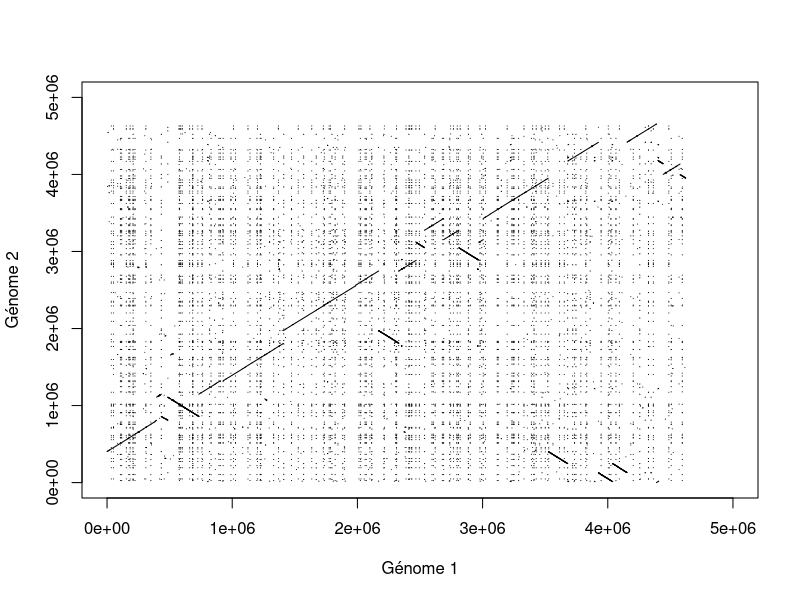
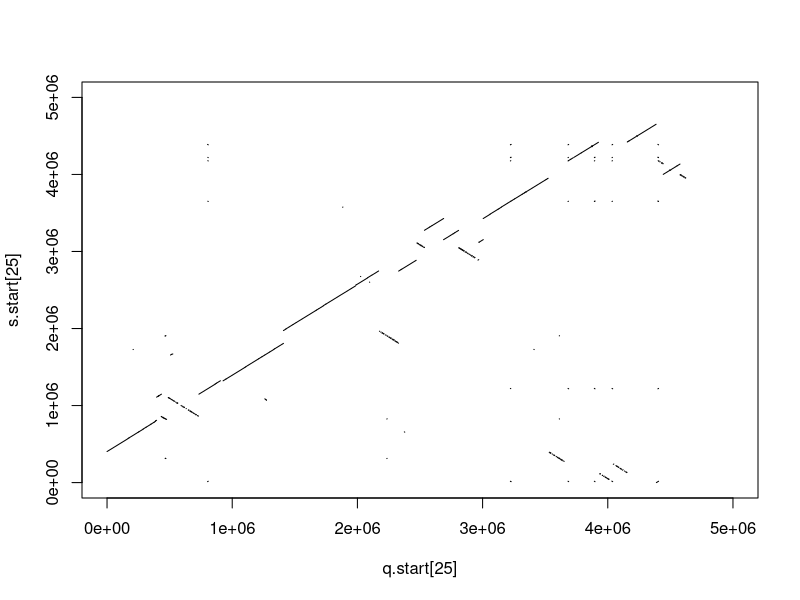
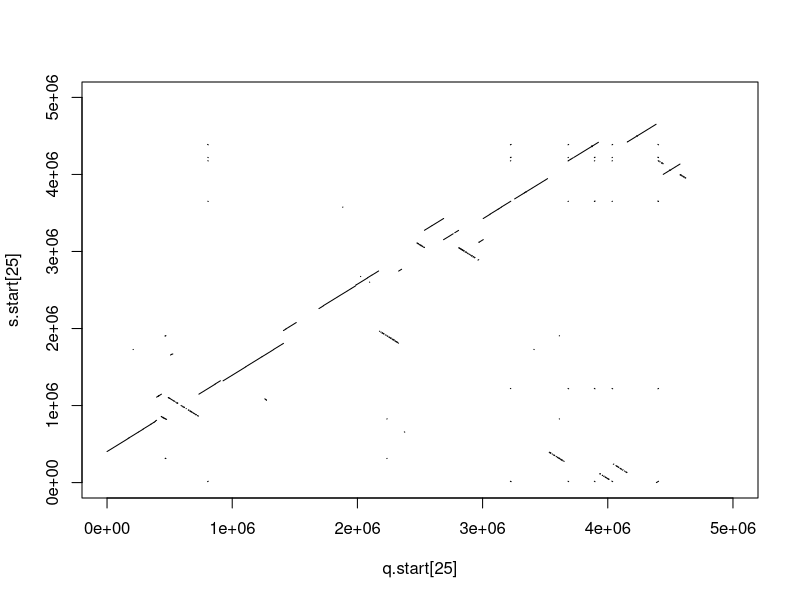
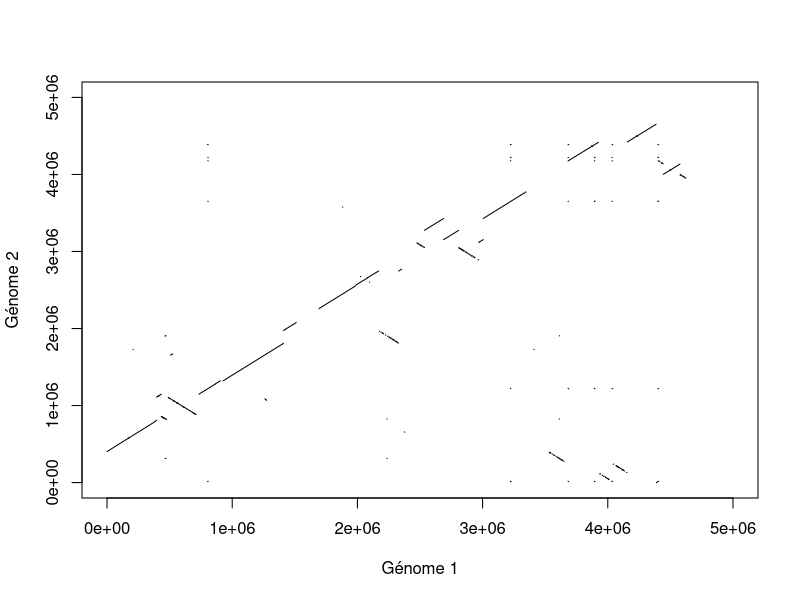
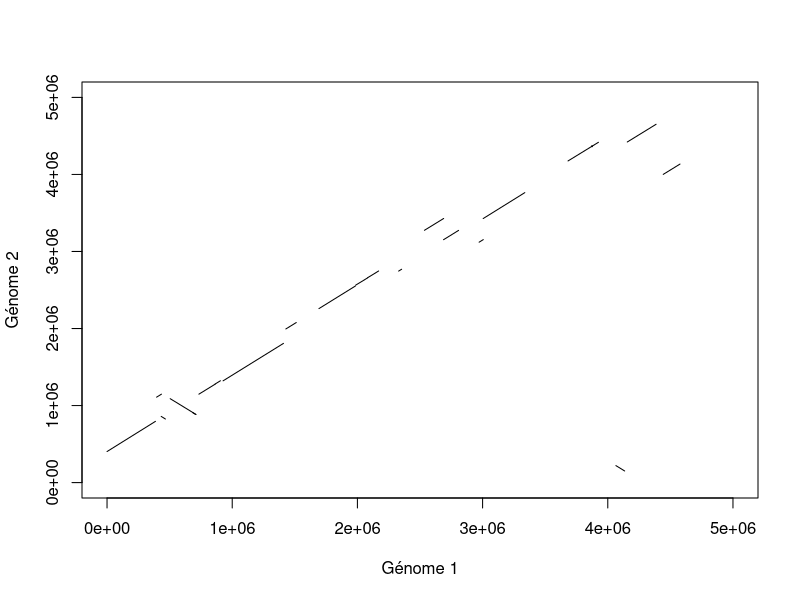

The R script that drew these images, in order: (Note: this script raises an error after producing the figures.)
data <- read.csv("8F0EB0CW11N-Alignment-HitTable.csv", header=FALSE)
q.start <- data$V7
q.end <- data$V8
s.start <- data$V9
s.end <- data$V10

###############################################################################################

# DOT MATRIX (SANS LES SEGMENTS FUSIONES)
plot(q.start[25], s.start[25], cex=.1, pch=1, xlim =c(0, 5000000), ylim = c(0, 5000000), xlab = "Génome 1", ylab = "Génome 2")
segments(q.start, s.start, q.end, s.end)

################################################################################################

# FILTRER LA DOT MATRIX (SANS LES SEGMENTS FUSIONES)
data_filtre=data[FALSE,]
n=length(q.start)
plot(q.start[25], s.start[25], cex=.1, pch=1, xlim =c(0, 5000000), ylim = c(0, 5000000))
for(i in 1:n){
  # valeur seuil arbitraire...
  if(abs(q.start[i]-q.end[i])>2000 | abs(s.start[i]-s.end[i])>2000){
    segments(q.start[i], s.start[i], q.end[i], s.end[i]) 
    data_filtre <- rbind.data.frame(data_filtre, as.data.frame(data[i,]))
  }
}

s.start=data_filtre$V9
s.end=data_filtre$V10
q.start=data_filtre$V7
q.end=data_filtre$V8


##############################################################################################    

# FUSIONER LES SEGMENTS TRES PROCHES (APRES AVOIR EFFECTUE UN PREMIER FILTRE)
data_fusion=data_filtre
n=length(q.start)
for(i in 1:n){
  for(j in 1:n){
    if(i!=j & data_fusion$V7[j]!=-1){
      #if(q.start[j]>q.start[i]){
      #if(abs(s.start[j]-s.end[i]) < 10000 & q.start[j]-q.end[i] < 10000){ # seuil arbitraire inferieur au 1er quartile de abs(s.start-s.end)
      if(((abs(s.start[j]-s.end[i]) < 5000 & abs(q.start[j]-q.end[i]) < 100000)) | (abs(s.start[j]-s.end[i]) < 100000 & abs(q.start[j]-q.end[i]) < 5000)){ # seuil arbitraire inferieur au 1er quartile de abs(s.start-s.end)
        if(((s.end[j]-s.start[i])/(q.end[j]-q.start[i])-0.001) < (s.end[i]-s.start[i])/(q.end[i]-q.start[i]) & (s.end[i]-s.start[i])/(q.end[i]-q.start[i]) < ((s.end[j]-s.start[i])/(q.end[j]-q.start[i])+0.001)){
          # alors on fusionne les fragments i et j (qui deviennent un unique fragment i)
          data_fusion$V8[i]=data_fusion$V8[j] # q.end
          data_fusion$V10[i]=data_fusion$V10[j] #s.end
          data_fusion$V7[j]=-1 # q.start >> empêche la ligne j d'être considérée dans les boucles suivantes 
        }
      }
    }
  }
}


##################################################################################################

# SUPPRESSION DES LIGNES AVEC DES -1 
data_fusion=data_fusion[!grepl(-1, data_fusion$V7),]

q.start_f <- as.numeric(data_fusion$V7)
q.end_f <- data_fusion$V8
s.start_f <- data_fusion$V9
s.end_f <- data_fusion$V10

###################################################################################################

# DOT MATRIX AVEC LES SEGMENTS FUSIONES
plot(q.start[25], s.start[25], cex=.1, pch=1, xlim =c(0, 5000000), ylim = c(0, 5000000))
segments(q.start_f, s.start_f, q.end_f, s.end_f)

######################################################################################################


# FUSIONER LES SEGMENTS TRES PROCHES (APRES UNE PREMIERE FUSION)
data_fusion2=data_fusion
for(k in 1:8){
  n=length(q.start_f)
  for(i in 1:n){
    for(j in 1:n){
      if(i!=j & data_fusion2$V7[j]!=-1){
        #if(q.start[j]>q.start[i]){
        #if(abs(s.start[j]-s.end[i]) < 10000 & q.start[j]-q.end[i] < 10000){ # seuil arbitraire inferieur au 1er quartile de abs(s.start-s.end)
        if(((abs(s.start_f[j]-s.end_f[i]) < 10000*k & abs(q.start_f[j]-q.end_f[i]) < 100000)) | (abs(s.start_f[j]-s.end_f[i]) < 100000 & abs(q.start_f[j]-q.end_f[i]) < 10000*k)){ # seuil arbitraire inferieur au 1er quartile de abs(s.start-s.end)
          if(((s.end_f[j]-s.start_f[i])/(q.end_f[j]-q.start_f[i])-0.01) < (s.end_f[i]-s.start_f[i])/(q.end_f[i]-q.start_f[i]) & (s.end_f[i]-s.start_f[i])/(q.end_f[i]-q.start_f[i]) < ((s.end_f[j]-s.start_f[i])/(q.end_f[j]-q.start_f[i])+0.01)){
            # alors on fusionne les fragments i et j (qui deviennent un unique fragment i)
            data_fusion2$V8[i]=data_fusion2$V8[j] # q.end
            data_fusion2$V10[i]=data_fusion2$V10[j] #s.end
            data_fusion2$V7[j]=-1 # q.start >> empêche la ligne j d'être considérée dans les boucles suivantes 
          }
        }
      }
    }
  }
  
  ########################################
  
  # SUPPRESSION DES LIGNES AVEC DES -1 
  data_fusion2=data_fusion2[!grepl(-1, data_fusion2$V7),]
  
  q.start_f <- as.numeric(data_fusion2$V7)
  q.end_f <- data_fusion2$V8
  s.start_f <- data_fusion2$V9
  s.end_f <- data_fusion2$V10
}
###################################################################################################

# DOT MATRIX AVEC LES SEGMENTS FUSIONES
plot(q.start[25], s.start[25], cex=.1, pch=1, xlim =c(0, 5000000), ylim = c(0, 5000000), xlab = "Génome 1", ylab = "Génome 2")
segments(q.start_f, s.start_f, q.end_f, s.end_f)


##################################################################################################

# FILTRAGE FINAL DE LA DOT MATRIX
data_filtre_fin=data_fusion[FALSE,]
plot(q.start[25], s.start[25], cex=.1, pch=1, xlim =c(0, 5000000), ylim = c(0, 5000000), xlab = "Génome 1", ylab = "Génome 2")
n=length(q.start_f)
for(i in 1:n){
  # valeur seuil arbitraire...
  if(abs(q.start_f[i]-q.end_f[i])>20000 | abs(s.start_f[i]-s.end_f[i])>20000){
    segments(q.start_f[i], s.start_f[i], q.end_f[i], s.end_f[i])
    data_filtre_fin <- rbind.data.frame(data_filtre_fin, as.data.frame(data_fusion[i,]))
  }
}

######################################################################################################

# COMPARAISON TAUX DE SIMILARITE

s.start=data_ordre$V9
s.end=data_ordre$V10
q.start=data_ordre$V7
q.end=data_ordre$V8

# CHEZ LES ALIGNEMENTS GARDES
long_segments_f = sqrt((q.end_f- q.start_f)^2 + (s.end_f- s.start_f)^2 ) # longeur des segments de la dot_matrix
simi_garde = sum(long_segments_f)/length(q.start_f) # on divise par le nombre de segments
taux_garde = simi_garde/max(s.end) # on divise par la taille du génome s

# CHEZ LA TOTALITE DES ALIGNEMENTS 
long_segments_tot = sqrt((q.end- q.start)^2 + (s.end- s.start)^2 ) # longeur des segments de la dot_matrix
simi_tot = sum(long_segments_tot)/length(q.start) # on divise par le nombre de segments
taux_tot = simi_tot/max(s.end) # on divise par la taille du génome s


###########################################################################
# EXPORTATION DES DONNEES

q.start_f <-data_filtre_fin$V7
q.end_f <- data_filtre_fin$V8
s.start_f <- data_filtre_fin$V9
s.end_f <- data_filtre_fin$V10


data = data.frame(Qstart = q.start_f , Qend = q.end_f,Sstart = s.start_f , Send = s.end_f)
data = data[order(data$Qstart),]
data["ID"]=  seq(1:length(q.start_f))
data

data_orga_ref = data.frame(Qstart = data$Qstart , Qend = data$Qend , ID=data$ID)

data_orga_interest = data.frame(Sstart = data$Sstart , Send =data$Send , ID=data$ID)
data_orga_interest = data_orga_interest[order(data_orga_interest$Sstart),]
data_orga_interest


write.table(data_orga_ref, "data_orga_ref.txt", append = FALSE, sep = "\t", dec = ".", quote=FALSE,col.names = TRUE, row.names = FALSE)
write.table(data_orga_interest, "data_orga_interest.txt", append = FALSE, sep = "\t", dec = ".", quote=FALSE,col.names = TRUE, row.names = FALSE)
